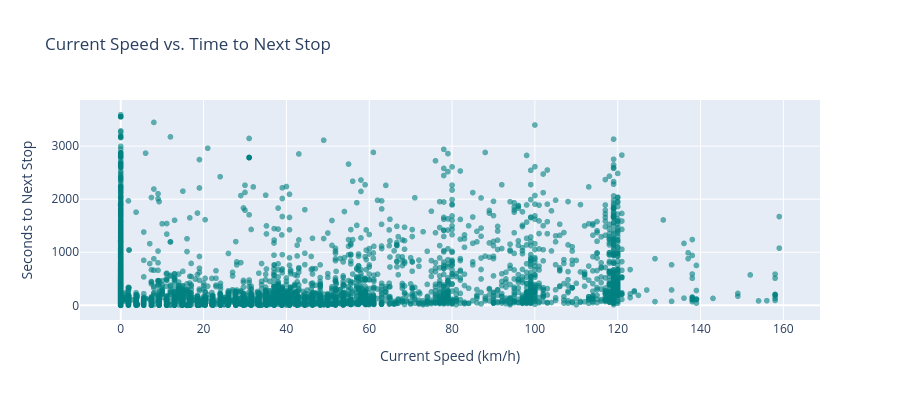

Notebook cell for this chart:
### Code cell
# Plotly library usage example
import plotly.express as px

fig = px.scatter(
    df, 
    x='speed_kmh', 
    y='seconds_to_next_stop', 
    title='Current Speed vs. Time to Next Stop',
    labels={
        'speed_kmh': 'Current Speed (km/h)',         # Your custom X-axis label
        'seconds_to_next_stop': 'Seconds to Next Stop' # Your custom Y-axis label
    },
    opacity=0.6,
    color_discrete_sequence=['teal'],
    height=400 
)

fig.show()

### Figure 1 — Plotly figure (JSON) as saved in the notebook; plotly's stock layout.template omitted (floating-point values rounded to 4 significant figures; data arrays with more than 128 entries replaced by an {"elided": "..."} marker saying what was removed)
{"data": [{"hovertemplate": "Current Speed (km/h)=%{x}<br>Seconds to Next Stop=%{y}<extra></extra>", "legendgroup": "", "marker": {"color": "teal", "opacity": 0.6, "symbol": "circle"}, "mode": "markers", "name": "", "showlegend": false, "type": "scattergl", "x": {"elided": "13702 float values"}, "xaxis": "x", "y": {"elided": "13702 float values"}, "yaxis": "y"}], "layout": {"height": 400, "legend": {"tracegroupgap": 0}, "title": {"text": "Current Speed vs. Time to Next Stop"}, "xaxis": {"anchor": "y", "domain": [0, 1], "title": {"text": "Current Speed (km/h)"}}, "yaxis": {"anchor": "x", "domain": [0, 1], "title": {"text": "Seconds to Next Stop"}}}}
